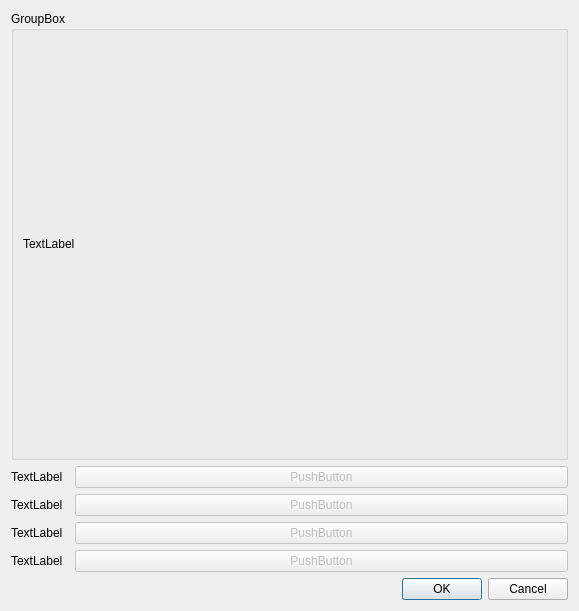
<?xml version="1.0" encoding="UTF-8"?>
<ui version="4.0">
 <class>Dialog</class>
 <widget class="QDialog" name="Dialog">
  <property name="geometry">
   <rect>
    <x>0</x>
    <y>0</y>
    <width>579</width>
    <height>611</height>
   </rect>
  </property>
  <property name="windowTitle">
   <string>Dialog</string>
  </property>
  <layout class="QGridLayout" name="gridLayout">
   <item row="5" column="2">
    <widget class="QDialogButtonBox" name="button_box">
     <property name="orientation">
      <enum>Qt::Horizontal</enum>
     </property>
     <property name="standardButtons">
      <set>QDialogButtonBox::Cancel|QDialogButtonBox::Ok</set>
     </property>
    </widget>
   </item>
   <item row="4" column="0">
    <widget class="QLabel" name="update_old_ak_label">
     <property name="text">
      <string>TextLabel</string>
     </property>
    </widget>
   </item>
   <item row="1" column="2">
    <widget class="QPushButton" name="update_program_button">
     <property name="enabled">
      <bool>false</bool>
     </property>
     <property name="text">
      <string>PushButton</string>
     </property>
    </widget>
   </item>
   <item row="1" column="0">
    <widget class="QLabel" name="update_program_label">
     <property name="text">
      <string>TextLabel</string>
     </property>
    </widget>
   </item>
   <item row="2" column="0">
    <widget class="QLabel" name="update_schemas_label">
     <property name="text">
      <string>TextLabel</string>
     </property>
    </widget>
   </item>
   <item row="0" column="0" colspan="3">
    <widget class="QGroupBox" name="info_groupbox">
     <property name="title">
      <string>GroupBox</string>
     </property>
     <layout class="QGridLayout" name="gridLayout_2">
      <item row="0" column="0">
       <widget class="QLabel" name="info_label">
        <property name="text">
         <string>TextLabel</string>
        </property>
        <property name="wordWrap">
         <bool>true</bool>
        </property>
       </widget>
      </item>
     </layout>
    </widget>
   </item>
   <item row="2" column="2">
    <widget class="QPushButton" name="update_schemas_button">
     <property name="enabled">
      <bool>false</bool>
     </property>
     <property name="text">
      <string>PushButton</string>
     </property>
    </widget>
   </item>
   <item row="3" column="0">
    <widget class="QLabel" name="update_twautogen_label">
     <property name="text">
      <string>TextLabel</string>
     </property>
    </widget>
   </item>
   <item row="3" column="2">
    <widget class="QPushButton" name="update_twautogen_button">
     <property name="enabled">
      <bool>false</bool>
     </property>
     <property name="text">
      <string>PushButton</string>
     </property>
    </widget>
   </item>
   <item row="4" column="2">
    <widget class="QPushButton" name="update_old_ak_button">
     <property name="enabled">
      <bool>false</bool>
     </property>
     <property name="text">
      <string>PushButton</string>
     </property>
    </widget>
   </item>
  </layout>
 </widget>
 <resources/>
 <connections>
  <connection>
   <sender>button_box</sender>
   <signal>accepted()</signal>
   <receiver>Dialog</receiver>
   <slot>accept()</slot>
   <hints>
    <hint type="sourcelabel">
     <x>248</x>
     <y>254</y>
    </hint>
    <hint type="destinationlabel">
     <x>157</x>
     <y>274</y>
    </hint>
   </hints>
  </connection>
  <connection>
   <sender>button_box</sender>
   <signal>rejected()</signal>
   <receiver>Dialog</receiver>
   <slot>reject()</slot>
   <hints>
    <hint type="sourcelabel">
     <x>316</x>
     <y>260</y>
    </hint>
    <hint type="destinationlabel">
     <x>286</x>
     <y>274</y>
    </hint>
   </hints>
  </connection>
 </connections>
</ui>
